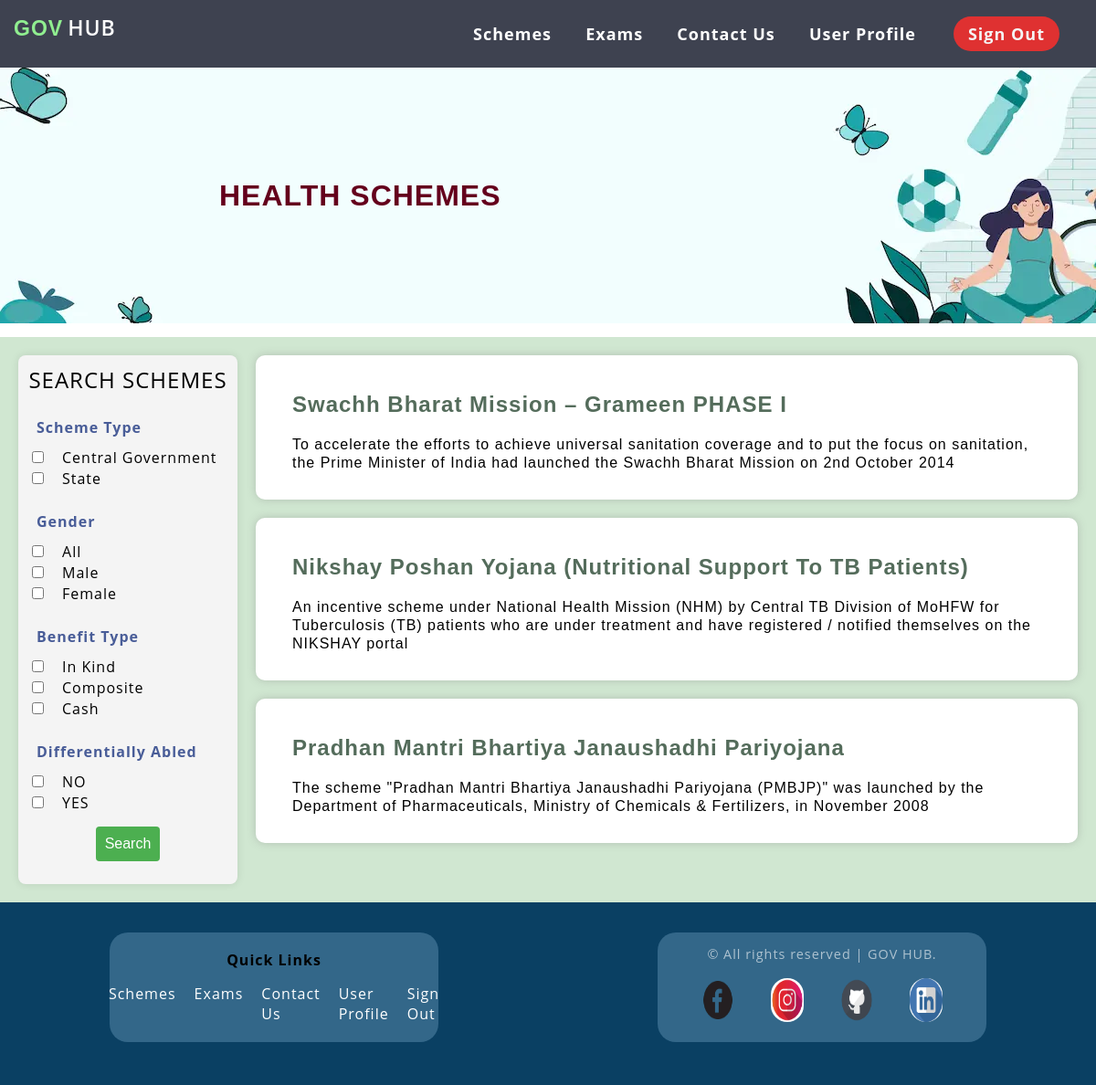
/slist.php?type=health&ve=1, run on the app's committed database.
### tables this page shows
CREATE TABLE `health` (
  `sr_no` int(11) NOT NULL,
  `name` varchar(125) NOT NULL,
  `details` text DEFAULT NULL,
  `benefits` text DEFAULT NULL,
  `application_process` text DEFAULT NULL,
  `documents_required` text DEFAULT NULL,
  `eligibility` text DEFAULT NULL,
  `gender` varchar(255) DEFAULT NULL,
  `gender_all` varchar(255) DEFAULT NULL,
  `caste` varchar(255) DEFAULT NULL,
  `caste_all` varchar(255) DEFAULT NULL,
  `differentially_abled` varchar(255) DEFAULT NULL,
  `benefit_type` varchar(255) DEFAULT NULL,
  `national` varchar(3) DEFAULT 'YES'
);

### slist.php (the view, shortened to what this page needs)
<?php
$db_hostname = "127.0.0.1";
$db_username = "root";
$db_password = "";
$type = $_GET['type'];
$id=$_GET['ve'];
$db_name = "schemes";
$conn = mysqli_connect($db_hostname, $db_username, $db_password, $db_name);
$sql = "SELECT name,sr_no, details FROM $type" ;
$result = mysqli_query($conn, $sql);
?>
<!DOCTYPE html>
<html lang="en">
<head>
    <link rel="stylesheet" href="m.css">
</head>
<body>
    <header>
        <nav>
        <?php echo '<a href="Untitled.php?ve='.$id.'">'?>
                <div>
                    <span>GOV</span>HUB
                </div>
            </a>
            <ul>
            <?php echo '<li class="und"><a href="schemes.php?ve='.$id.'">Schemes</a></li>'?>
            <?php echo '<li class="und"><a href="exams.php?ve='.$id.'">Exams</a></li>'?>
                <?php echo '<li class="und"><a href="contactus.php?ve='.$id.'">Contact Us</a></li>'?>
                <?php echo '<li class="und"><a href="myprofile.php?ve='.$id.'">User Profile</a></li>'?>
                <li class="real"><a href="Untitled.html">Sign Out</a></li>
            </ul>
        </nav>
    </header>
    <main>
    <div id="resultimg" style="background-image: url('images/<?php echo $type; ?>.webp')">
    <h1><?php echo strtoupper($type); ?> SCHEMES</h1>
</div>
        <div class="material">
            <div class="filter"><div class="risk">SEARCH SCHEMES</div>
                <form action="reswin.php?ve=<?php echo $id;?>&type=<?php echo $type;?>" method="post">
                <div>
        <label for="CentralGovernment">Scheme Type</label><br>
        <input name="CentralGovernment" type="checkbox" value="YES">Central Government<br>
        <input name="CentralGovernment" type="checkbox" value="NO">State<br>
    </div>
    <div>
        <label for="GenderAll">Gender</label><br>
        <input name="GenderAll" type="checkbox" value="YES">All<br>
        <input name="Gender" type="checkbox" value="Male">Male<br>
        <input name="Gender" type="checkbox" value="Female">Female<br>
    </div>
    <div>
        <label for="BenefitType">Benefit Type</label><br>
        <input name="BenefitType" type="checkbox" value="In Kind">In Kind<br>
        <input name="BenefitType" type="checkbox" value="Composite">Composite<br>
        <input name="BenefitType" type="checkbox" value="Cash">Cash<br>
    </div>
    <div>
        <label for="DiffAbled">Differentially Abled</label><br>
        <input name="DiffAbled" type="checkbox" value="NO">NO<br>
        <input name="DiffAbled" type="checkbox" value="YES">YES<br>
    </div>
    <div class="submit">
        <button type="submit">Search</button>
    </div>
                </form>
            </div>
            <div class="list">
                <ul><?php
            while ($row = $result->fetch_assoc()) {
                $k = strtok($row['details'], '.');
                echo '<li><a href="sos.php?value=' . $row['sr_no'].'&db=schemes&type='.$type.'&ve=' . $id . '"><div><h1 id="hee">' . $row['name'] . '</h1><p id="haa">' . $k . '</p></div></a></li>';
            }
            ?>
                </ul>
            </div>
        </div>
    </main>
    <footer id="footer">
        <div class="quick">
            <h4>Quick Links</h4>
            <ul>
                <?php echo '<li ><a href="schemes.php?ve='.$id.'">Schemes</a></li>'?>
                <?php echo '<li ><a href="exams.php?ve='.$id.'">Exams</a></li>'?>
                <?php echo '<li ><a href="contactus.php?ve='.$id.'">Contact Us</a></li>'?>
                <?php echo '<li ><a href="myprofile.php?ve='.$id.'">User Profile</a></li>'?>
                <li ><a href="Untitled.html">Sign Out</a></li>
            </ul>
        </div>
        <div class="copyright">
            <p>© All rights reserved | GOV HUB.</p>
            <ul class="contact">
                <li>
                    <a href="https://www.facebook.com/TanmayNawlakhe/"> <img src="images/facebook.webp"></a>
                </li>
                <li>
                    <a href="https://www.instagram.com/tanawlakhe/"> <img src="images/instagram.jpg"></a>
                </li>
                <li>
                    <a href="https://github.com/TanmayNawlakhe/"> <img src="images/github.webp"></a>
                </li>
                <li>
                    <a href="https://www.linkedin.com/in/tanmay-nawlakhe/"> <img src="images/linkedin.png"></a>
                </li>
            </ul>
        </div>
    </footer>
</body>
</html>

### m.css (style rules this page uses)
body { background-color: white; color: black; font-family: 'Open Sans', sans-serif; letter-spacing: 1px; }
* { margin: 0; padding: 0; box-sizing: border-box; }
h1, h2, h3 { font-family: 'Raleway', sans-serif; font-weight: 600; }
p { font-weight: 400; }
nav { display: flex; justify-content: space-between; align-items: center; text-align: center; background-color: #1c2131d8; width: 100vw; height: 74px; position: fixed; }
nav ul { list-style-type: none; }
nav ul li { position: relative; display: inline; padding-top: 20px; padding-bottom: 10px; color: white; }
.und::after { content: ''; position: absolute; width: 100%; height: 0.175rem; left: 0; bottom: 0; background: skyblue; transform: scale(0,1); transition: transform 0.2s ease-in-out; }
nav ul li a { text-decoration: none; font-size: large; font-weight: bolder; color: white; padding: 7px 16px; border-radius: 20px; }
nav a { text-decoration: none; font-size: larger; }
.real { padding-right: 20px; }
.real a { background-color: rgb(223, 49, 49); color: whitesmoke; margin: 20px; }
nav div { font-size: larger; font-weight: 500; color: white; font-weight: 600; }
nav div span { color: lightgreen; font-family: sans-serif; margin-left: 15px; margin-right: 5px; }
#resultimg { width: 100vw; height: 35vh; align-items: center; display: flex; }
#resultimg h1 { margin-left: 20vw; font-family: Tahoma, Geneva, Verdana, sans-serif; color: rgb(100, 0, 28); }
footer { display: flex; justify-content:space-around; align-items: center; flex-direction: row; width:100vw; height: 25vh; background-color: #0a4063; }
.quick { color: black; display: flex; justify-content: center; flex-direction: column; gap: 15px; align-items:center; width: 30vw; height: 15vh; background-color: #3d7092d0; border-radius: 20px; }
.quick ul { list-style-type: none; color: white; display: flex; justify-content:center; flex-direction: row; gap: 20px; }
.quick ul a { text-decoration: none; color: white; }
.copyright { padding: 3em 0em; text-align:center; width: 30vw; background-color: #3d7092d0; border-radius: 20px; height: 15vh; display:flex; justify-content: center; flex-direction: column; gap:15px; }
.copyright p { letter-spacing: 1px; font-size: 0.90em; color: rgba(255, 255, 255, 0.6); }
.contact { margin: 0; list-style: none; display: flex; justify-content: center; gap: 40px; }
.contact li { display: inline; padding: 0.10em 0; font-size: 1em }
.contact>li>a>img { width: 3vw; height: 6vh; border-radius: 35px; transition: transform .1s ease-in-out; }
.contact li a { color: #FFF; display: inline; text-align: center; }
.material { background-color: #45a04940; display: flex; flex-direction: row; width:100vw; height: fit-content; margin: 0; }
.filter { max-width: 20vw; height: fit-content; background-color: #f4f4f4; padding: 10px; margin: 20px; border-radius: 8px; display: flex; justify-content: center; flex-direction: column; box-shadow: 0 0 10px rgba(0, 0, 0, 0.1); }
form { display: flex; flex-wrap: wrap; justify-content: space-between; }
.inpu,div,.submit { width: 100%; margin-bottom: 15px; }
label { display: block; margin-bottom: 5px; font-weight: bold; color: #2f468ade; }
input { margin: 5px; }
input[type=checkbox] { margin-right: 20px; }
label { display: inline-block; margin: 10px; }
.submit button { background-color: #4caf50; color: #fff; padding: 10px; border: none; border-radius: 4px; cursor: pointer; font-size: 16px; }
.risk { font-size: x-large; text-align: center; }
.submit { text-align: center; }
.list { height: fit-content; width:80vw; }
.list ul { display: flex; flex-direction: column; flex-wrap: wrap; list-style-type: none; }
.list ul li a { text-decoration: none; }
main { padding-top: 74px; }
.list ul li a div { box-shadow: 0 0 10px rgba(128, 128, 128, 0.382); background-color: white; border-radius: 10px; width: auto; padding: 20px; margin: 20px 20px 0 0; height: fit-content; }
.list ul li a div h1 { color: rgba(23, 55, 33, 0.738); font-size: x-large; font-family: 'Trebuchet MS', 'Lucida Sans Unicode', 'Lucida Grande', 'Lucida Sans', Arial, sans-serif; padding: 20px; }
.list ul li a div p { color: black; display: flex; font-family: Arial, Helvetica, sans-serif; padding: 0 10px 10px 20px; line-height: 20px; justify-content: space-between; align-items: center; }

### data on the page
health: $row['sr_no'] 1 (drawn), name "Swachh Bharat Mission – Grameen PHASE I", details "To accelerate the efforts to achieve universal sanitation coverage and to put the focus on sanitation, the Prime Minister of India had launched the Swachh Bharat Mission on 2nd October 2014"
health: $row['sr_no'] 2 (drawn), name "Nikshay Poshan Yojana (Nutritional Support To TB Patients)", details "An incentive scheme under National Health Mission (NHM) by Central TB Division of MoHFW for Tuberculosis (TB) patients who are under treatment and have registered / notified themselves on the NIKSHAY portal"
health: $row['sr_no'] 3 (drawn), name "Pradhan Mantri Bhartiya Janaushadhi Pariyojana", details "The scheme \"Pradhan Mantri Bhartiya Janaushadhi Pariyojana (PMBJP)\" was launched by the Department of Pharmaceuticals, Ministry of Chemicals & Fertilizers, in November 2008"

### other printed values
$type "HEALTH"
